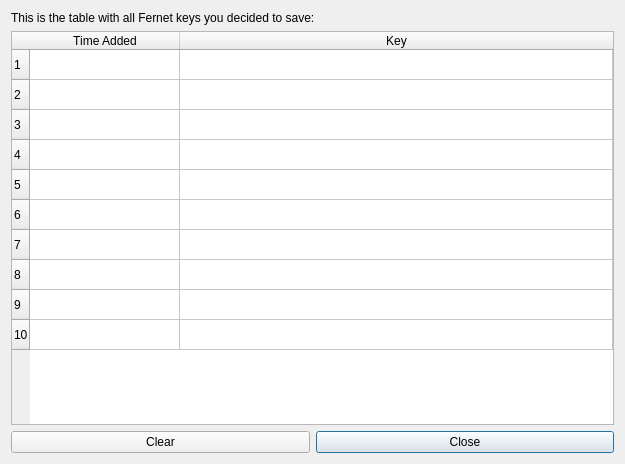
<?xml version="1.0" encoding="UTF-8"?>
<ui version="4.0">
 <class>Dialog</class>
 <widget class="QDialog" name="Dialog">
  <property name="geometry">
   <rect>
    <x>0</x>
    <y>0</y>
    <width>625</width>
    <height>464</height>
   </rect>
  </property>
  <property name="windowTitle">
   <string>Dialog</string>
  </property>
  <layout class="QGridLayout" name="gridLayout">
   <item row="0" column="0">
    <layout class="QVBoxLayout" name="verticalLayout_2">
     <item>
      <widget class="QLabel" name="label">
       <property name="text">
        <string>This is the table with all Fernet keys you decided to save:</string>
       </property>
      </widget>
     </item>
     <item>
      <widget class="QTableWidget" name="tableWidget">
       <property name="sizePolicy">
        <sizepolicy hsizetype="Expanding" vsizetype="Expanding">
         <horstretch>0</horstretch>
         <verstretch>0</verstretch>
        </sizepolicy>
       </property>
       <property name="frameShape">
        <enum>QFrame::StyledPanel</enum>
       </property>
       <property name="gridStyle">
        <enum>Qt::SolidLine</enum>
       </property>
       <property name="rowCount">
        <number>10</number>
       </property>
       <property name="columnCount">
        <number>2</number>
       </property>
       <attribute name="horizontalHeaderDefaultSectionSize">
        <number>150</number>
       </attribute>
       <attribute name="horizontalHeaderShowSortIndicator" stdset="0">
        <bool>false</bool>
       </attribute>
       <attribute name="horizontalHeaderStretchLastSection">
        <bool>true</bool>
       </attribute>
       <attribute name="verticalHeaderStretchLastSection">
        <bool>false</bool>
       </attribute>
       <row/>
       <row/>
       <row/>
       <row/>
       <row/>
       <row/>
       <row/>
       <row/>
       <row/>
       <row/>
       <column>
        <property name="text">
         <string>Time Added</string>
        </property>
       </column>
       <column>
        <property name="text">
         <string>Key</string>
        </property>
       </column>
      </widget>
     </item>
     <item>
      <layout class="QHBoxLayout" name="horizontalLayout_2">
       <item>
        <widget class="QPushButton" name="clear_show">
         <property name="text">
          <string>Clear</string>
         </property>
        </widget>
       </item>
       <item>
        <widget class="QPushButton" name="close_show">
         <property name="text">
          <string>Close</string>
         </property>
         <property name="default">
          <bool>true</bool>
         </property>
        </widget>
       </item>
      </layout>
     </item>
    </layout>
   </item>
  </layout>
 </widget>
 <resources/>
 <connections/>
</ui>
